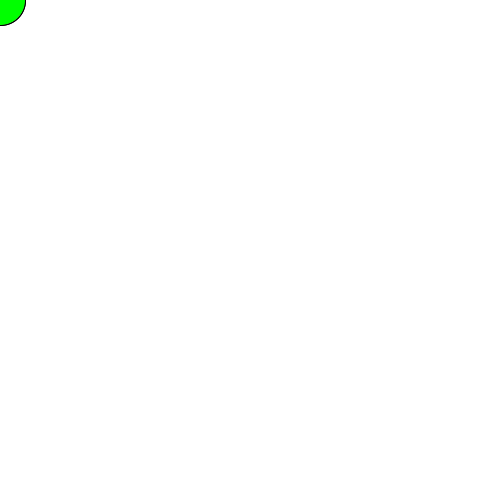
Frame 1 (no input)
Frame 60 (the mouse pressed at the canvas centre just before this capture): identical to frame 1, image omitted
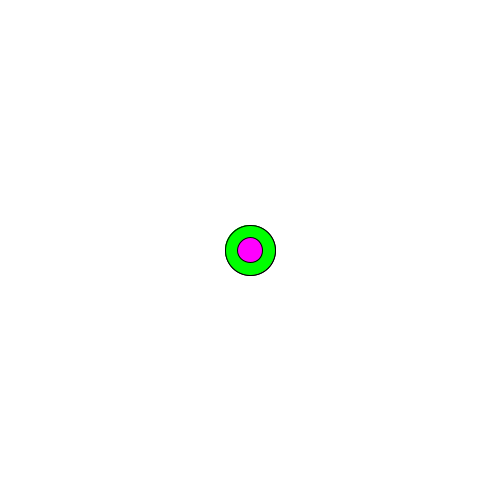
Frame 120 (the mouse held since frame 60 and released just before this capture)

The Processing sketch that drew these frames (run headless with seeded random() and noise(); from frame 60 on, the mouse is pressed at the canvas centre):

// Processing sketch: processing_105495
// ── processing_105495.pde

//this is not exactly what i wanted but pretty close! I only wanted the mouse clicking on purple ellipse to trigger the change.

int xPos1;
int yPos1;
int dia1;

int xPos2;
int yPos2;
int dia2;

boolean click;

void setup() {
  size(500, 500);
  background(255);
  
  
 xPos1 = width/2;
  yPos1 = height/2;
  dia1 = 50;
  
  xPos2 = width/2;
  yPos2 = height/2;
  dia2 = 25;
click = false;
}  

void draw(){
    background (255);
  xPos1 = mouseX;
  yPos1 = mouseY;
fill(0, 255, 0);
  ellipse(xPos1, yPos1, dia1, dia1);

 
 if (click){
   fill(0, 0, 255);
    triangle (0, height, width/2, 0, width, height);
      fill(255, 0, 255);
  ellipse(xPos2, yPos2, dia2, dia2);
  }
  else{
  
  fill(0, 255, 0);
  ellipse(xPos1, yPos1, dia1, dia1);
  }

if (mouseX > width/2 - 20 && mouseX < width/2 +20 && mouseY > height/2-20 && mouseY < height/2 + 20) { 
  fill(255, 0, 255);
  ellipse(xPos2, yPos2, dia2, dia2);
}
}


void mouseClicked() {
      background (255);
  xPos1 = mouseX;
  yPos1 = mouseY;
fill(0, 255, 0);
  ellipse(xPos1, yPos1, dia1, dia1);
  
  if (mouseX > xPos1-20 && mouseX < xPos1 + 20 && mouseY > yPos1 - 20 && mouseY <yPos1 + 20 || mouseX == xPos1 && mouseY == yPos1){
 click = !click;
}
}
